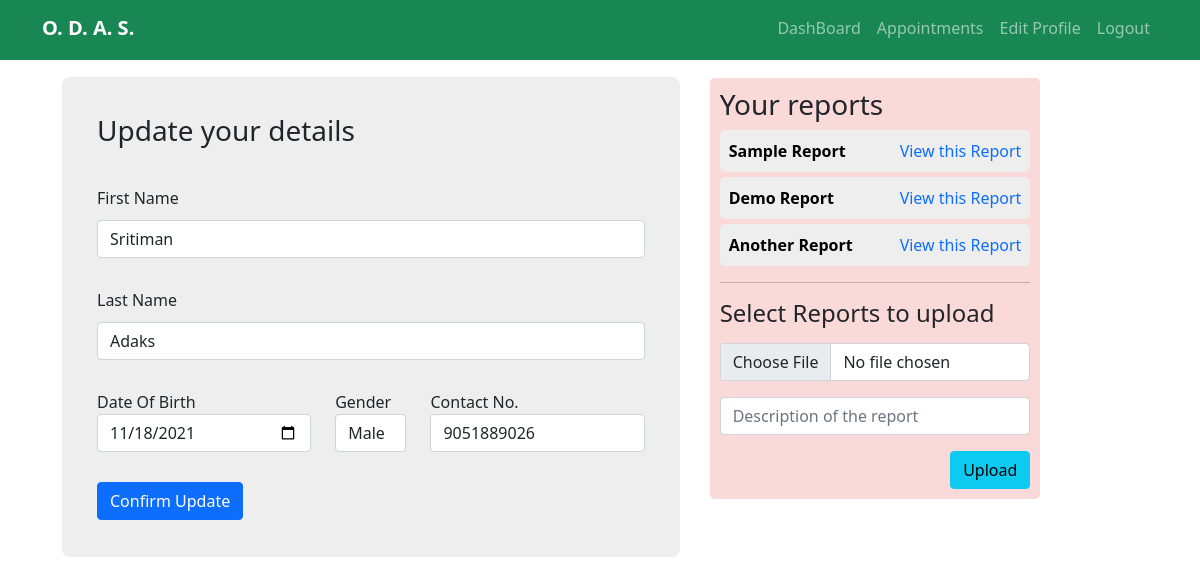
Before: /edit/patient/ (signed in) with the older database file.
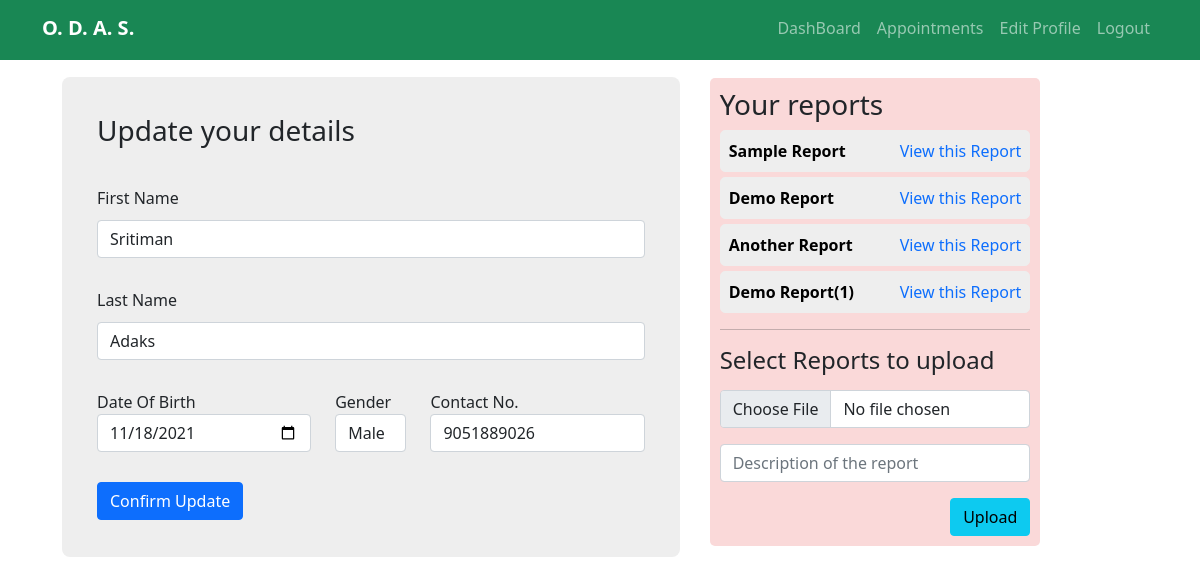
After: the same page with the newer database file.
### edit/models.py (models this page shows)
class Report(models.Model):
    patient = models.ForeignKey(Patient, on_delete=models.CASCADE)
    report = models.FileField(upload_to= 'patient_reports/%y')
    name = models.CharField(max_length=40)

### edit/views.py (the view, shortened to what this page needs)
# urls.py: path('patient/', views.PatientEditPage.as_view(), name = "p_edit" ),
class PatientEditPage(View):
    def get(self, request):
        patient = Patient.objects.get(pk = request.user.id)
        patient_reports = Report.objects.filter(patient = patient)
        fm = PatientEditForm(instance = patient)
        return render(request, "patient/patient-edit.html",{'form' : fm, 'reports':patient_reports})

### edit/forms.py
class PatientEditForm(UserChangeForm):
    class Meta:
        model = Patient
        fields = ['first_name','last_name','gender','dob','contact']
        widgets = {
            'dob' : forms.DateInput(attrs={"type" : "date", "class" : 'form-control'}),
            'gender' : forms.Select(attrs={ 'class' : 'form-control'}),
            'first_name': forms.TextInput(attrs={'class':'form-control'}),
            'last_name': forms.TextInput(attrs={'class':'form-control'}),
            'contact' : forms.TextInput(attrs={'class':'form-control'})
        }
        labels = {
            'dob':'Date of Birth'
        }

### templates/patient/patient-edit.html (shortened to what this page needs)
{% extends 'patient/base.html'%}
{% block content %}
<div class="container">
    <div class="row m-2">
        <div class="col-md-7 ">
            <form action="" method="POST" class="edit-user-form">
                <div class="row">
                    <div class="col-md-12"><h3>Update your details</h3></div>
                </div>
                <div class="row">
                    <div>First Name</div>
                    <div class="col-md-12">{{form.first_name}}</div>
                </div>
                <div class="row">
                    <div>Last Name</div>
                    <div class="col-md-12">{{form.last_name}}</div>
                </div>
                <div class="row">
                    <div class="col-md-5">
                        <div>Date Of Birth</div>
                        {{form.dob}}
                    </div>
                    <div class="col-md-2">
                        <div>Gender</div>
                        {{form.gender}}
                    </div>
                    <div class="col-md-5">
                        <div>Contact No.</div>
                        {{form.contact}}
                    </div>
                </div>
                <div class="row">
                    <div class="col-md-12">
                        <button type="submit" class="btn btn-primary btn-update">Confirm Update</button>
                    </div>
                </div>
            </form>
        </div>
        <div class="col-md-4 ">
            <div class="report-sec">
                <h3 >Your reports</h3>
                {% for report in reports %}
                <div class="report-each">
                    <a href="{{report.report.url}}">{{report.name}}</a>
                    <a href="{% url 'vr' report.id %}" target="_blank">View this Report</a>
                </div>
                {% endfor %}
                <hr>
                <form action="" method="post" enctype="multipart/form-data">
                    <div class="row">
                        <div class="mb-3">
                            <label for="formFile" class="form-label"><h4>Select Reports to upload</h4></label>
                            <input class="form-control" type="file" id="formFile" name="report">
                        </div>
                    </div>
                    <div class="row">
                        <div class="mb-3">
                            <input class="form-control" type="text" placeholder="Description of the report" name="description">
                        </div>
                    </div>
                    <div style="display:flex; justify-content:flex-end;">
                        <button type="submit" class="btn btn-info btn-update-2" >Upload</button>
                    </div>
                </form>
            </div>
        </div>
    </div>
</div>
{% endblock %}

Changed rows visible on the page:
added Report: name "Demo Report(1)"
